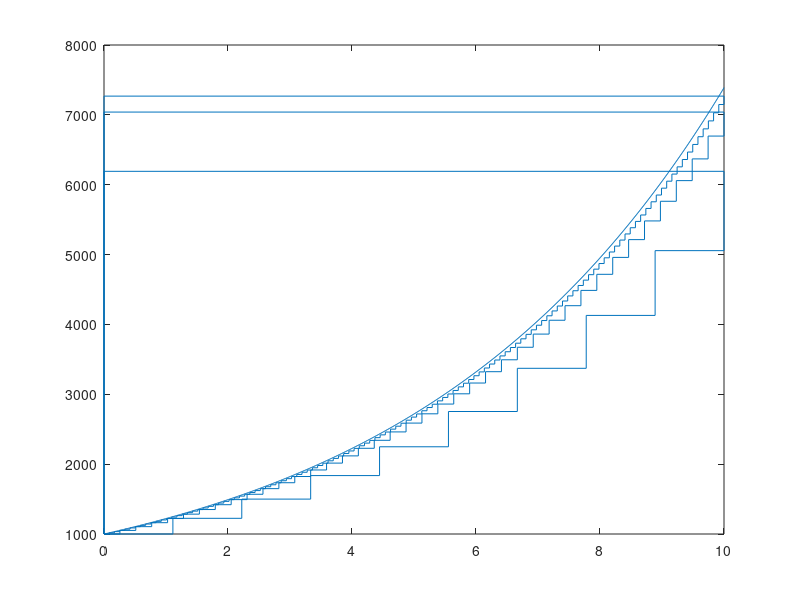

Recreate this plot in MATLAB.
function rateStairsTmp()
    PresentValue = 1000;
    AnnualInterest = 0.2;
    YearRateRange = linspace(0,10,10);
    QuarterRateRange = linspace(0,10,40);
    MonthRateRange = linspace(0,10,120);
    ContinueRateRange = linspace(0,10,10000);
    X = [YearRateRange, QuarterRateRange, MonthRateRange, ContinueRateRange];
    Y = [PresentValue*((1+AnnualInterest).^YearRateRange), PresentValue*((1+AnnualInterest/4).^(QuarterRateRange*4)), PresentValue*((1+AnnualInterest/12).^(MonthRateRange*12)), PresentValue*exp(AnnualInterest*ContinueRateRange)];
    stairs(X, Y);
end